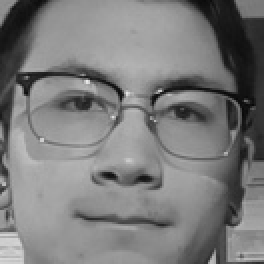
#> input picture own_project/dataset/Users/1.Morc/1.12.jpg, 132 x 132 px, given in place of the camera (shown 2 times larger)
$ python 01_face_dataset.py
#> lines starting #> are read from the running program, lines starting #| are printed output that depends on the picture
import cv2
import os
import numpy as np
from PIL import Image
import shutil

# FEATURES :
# choose id + Name
# propose add picture if id known
# iterate on users for training

# TODO:

def check_id_taken():
    for filename in os.listdir(path):
        if (filename.split(".")[0] == face_id):
            return (int(input (" Id " + face_id + " already taken.\nPress 1 to override user, press 2 to add new photos ==>  ")), filename)
    return (1, None)

def life_cycle(count):
#> called with count = 0
    memo_count = count
    while(True):
        ret, img = cam.read()
#> img is the input picture: shape (132, 132, 3); min 7, max 235, mean 123.6
        gray = cv2.cvtColor(img, cv2.COLOR_BGR2GRAY)
        faces = face_detector.detectMultiScale(gray, 1.3, 5)
#> faces = [[10, 8, 113, 113]]
        for (x,y,w,h) in faces:
            cv2.rectangle(img, (x,y), (x+w,y+h), (255,0,0), 2)
            count += 1
            # Save the captured image into the datasets folder
            cv2.imwrite(path + face_folder + "/" + str(face_id) + '.' + str(count) + ".jpg", gray[y:y+h,x:x+w])
            cv2.imshow('image', img)
#> this loop made 1 pass
#> (x, y, w, h, count) on pass 1: (10, 8, 113, 113, 1)
#> pass 1, in life_cycle, `cv2.imwrite(path + face_folder + "/" + str(face_id) + '.' + str(count)..`:
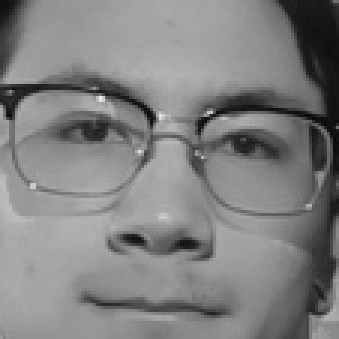
#> saved as .1.jpg: shape (113, 113) (shown 3 times larger); min 7, max 235, mean 129.1
#> pass 1, in life_cycle, `cv2.imshow('image', img)`:
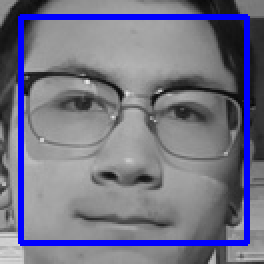
#> window 'image': shape (132, 132, 3) (shown 2 times larger); mean B, G, R 134.5, 114.7, 114.7
#> after the loop, count = 1
        k = cv2.waitKey(100) & 0xff # Press 'ESC' for exiting video
#> (key Esc is pressed here)
        if k == 27:
            break
        elif count >= memo_count + 30: # Take 30 face sample and stop video
            break


path = 'dataset/Users/'
cam = cv2.VideoCapture(0)
cam.set(3, 640) # set video width
cam.set(4, 480) # set video height
recognizer = cv2.face.LBPHFaceRecognizer_create()
face_detector = cv2.CascadeClassifier('/home/pi/opencv/data/haarcascades/haarcascade_frontalface_default.xml')
face_id = input('\n enter user id and press <return> ==>  ')
choice, working_dir = check_id_taken()
count = 0
if choice == 1:
    face_name = input('\n enter user name and press <return> ==>  ')
    face_folder = face_id + "." + face_name
    try:
        if working_dir:
            shutil.rmtree(path + working_dir)
        os.mkdir(path + face_folder)
    except:
        print("error")
else:
    count = (len(os.listdir(path + working_dir)))
    face_folder = working_dir
print("\n [INFO] Initializing face capture. Look the camera and wait ...")
life_cycle(count)
# Do a bit of cleanup
print("\n [INFO] Exiting Program and cleanup stuff")
cam.release()
cv2.destroyAllWindows()

def getImagesAndLabels(path):
#> called with path = 'dataset/Users/'
    imagePaths = [os.path.join(path,f) for f in os.listdir(path)]
    faceSamples=[]
    ids = []
    for subFolder in imagePaths:
        newDir = [os.path.join(subFolder,f) for f in os.listdir(subFolder)]
        for imagePath in newDir:
            PIL_img = Image.open(imagePath).convert('L') # convert it to grayscale
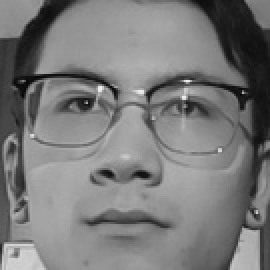
#> input picture own_project/dataset/Users/1.Morc/1.1.jpg, 135 x 135 px (shown 2 times larger)
#> PIL_img is the input picture: PIL image 135x135 L; min 4, max 238, mean 122.1
            img_numpy = np.array(PIL_img,'uint8')
            id = int(os.path.split(imagePath)[-1].split(".")[0])
            faces = face_detector.detectMultiScale(img_numpy)
#> faces = [[10, 7, 113, 113]]
            for (x,y,w,h) in faces:
                faceSamples.append(img_numpy[y:y+h,x:x+w])
                ids.append(id)
#> this loop made 1 pass
#> after the loop, faceSamples = 1 item; ids = [1]
    return faceSamples,ids
print ("\n [INFO] Training faces. It will take a few seconds. Wait ...")
faces,ids = getImagesAndLabels(path)
recognizer.train(faces, np.array(ids))
# Save the model into trainer/trainer.yml
#> (the run stopped early here; a loop or call above may not have finished)
